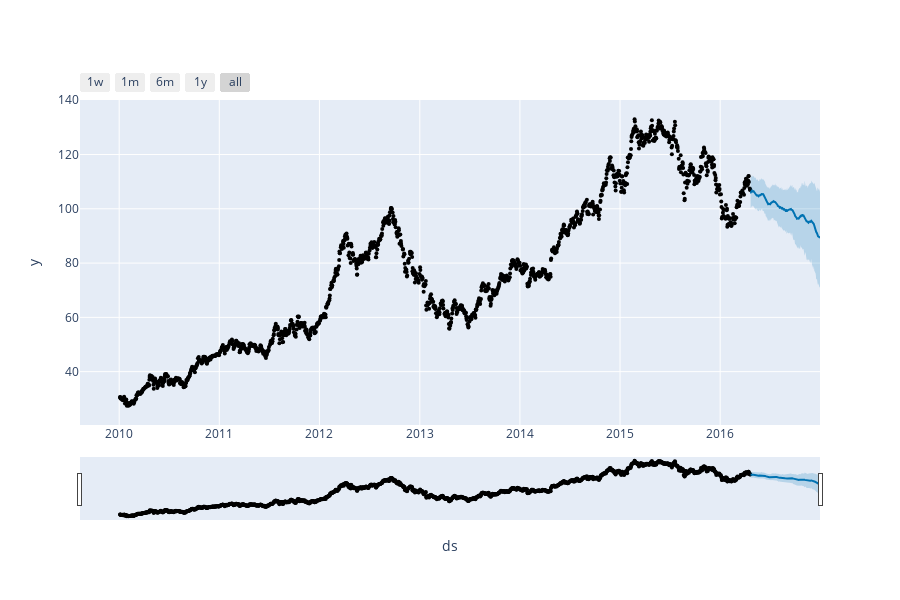

The cell this chart's notebook holds for it:
### Code cell
plot_plotly(model, prophet_prediction)

### Figure 1 — Plotly figure (JSON) as saved in the notebook; plotly's stock layout.template omitted (floating-point values rounded to 4 significant figures; data arrays with more than 128 entries replaced by an {"elided": "..."} marker saying what was removed)
{"data": [{"marker": {"color": "black", "size": 4}, "mode": "markers", "name": "Actual", "type": "scatter", "x": {"elided": "1585 str values"}, "y": {"elided": "1585 float values"}}, {"hoverinfo": "skip", "line": {"width": 0}, "mode": "lines", "type": "scatter", "x": {"elided": "177 str values"}, "y": {"elided": "177 float values"}}, {"fill": "tonexty", "fillcolor": "rgba(0, 114, 178, 0.2)", "line": {"color": "#0072B2", "width": 2}, "mode": "lines", "name": "Predicted", "type": "scatter", "x": {"elided": "177 str values"}, "y": {"elided": "177 float values"}}, {"fill": "tonexty", "fillcolor": "rgba(0, 114, 178, 0.2)", "hoverinfo": "skip", "line": {"width": 0}, "mode": "lines", "type": "scatter", "x": {"elided": "177 str values"}, "y": {"elided": "177 float values"}}], "layout": {"height": 600, "showlegend": false, "width": 900, "xaxis": {"rangeselector": {"buttons": [{"count": 7, "label": "1w", "step": "day", "stepmode": "backward"}, {"count": 1, "label": "1m", "step": "month", "stepmode": "backward"}, {"count": 6, "label": "6m", "step": "month", "stepmode": "backward"}, {"count": 1, "label": "1y", "step": "year", "stepmode": "backward"}, {"step": "all"}]}, "rangeslider": {"visible": true}, "title": {"text": "ds"}, "type": "date"}, "yaxis": {"title": {"text": "y"}}}}
